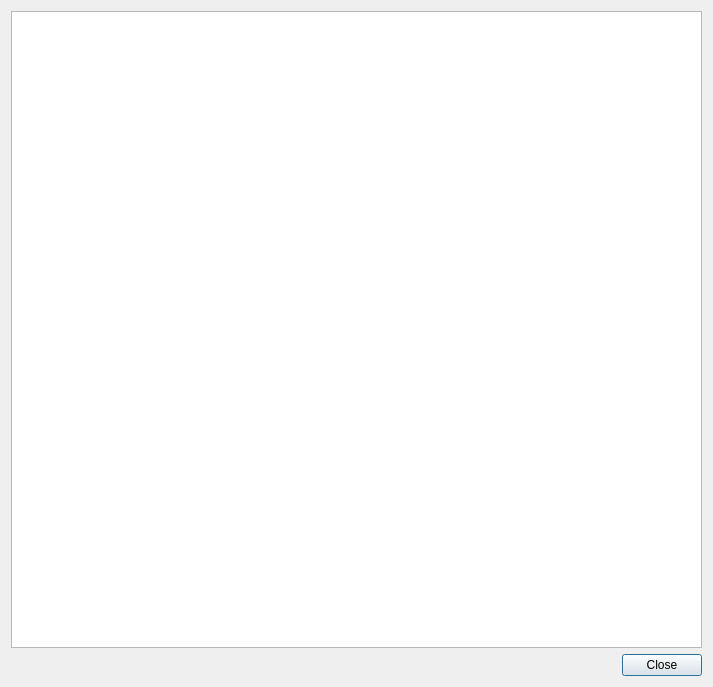
<?xml version="1.0" encoding="UTF-8"?>
<ui version="4.0">
 <class>DialogShowExported</class>
 <widget class="QDialog" name="DialogShowExported">
  <property name="geometry">
   <rect>
    <x>0</x>
    <y>0</y>
    <width>713</width>
    <height>687</height>
   </rect>
  </property>
  <property name="windowTitle">
   <string>Dialog</string>
  </property>
  <layout class="QVBoxLayout" name="verticalLayout_2">
   <item>
    <layout class="QVBoxLayout" name="verticalLayout">
     <item>
      <widget class="QTextEdit" name="textEdit"/>
     </item>
     <item>
      <layout class="QHBoxLayout" name="horizontalLayout">
       <item>
        <spacer name="horizontalSpacer">
         <property name="orientation">
          <enum>Qt::Horizontal</enum>
         </property>
         <property name="sizeHint" stdset="0">
          <size>
           <width>40</width>
           <height>20</height>
          </size>
         </property>
        </spacer>
       </item>
       <item>
        <widget class="QPushButton" name="pushButtonClose">
         <property name="text">
          <string>Close</string>
         </property>
        </widget>
       </item>
      </layout>
     </item>
    </layout>
   </item>
  </layout>
 </widget>
 <resources/>
 <connections/>
</ui>
